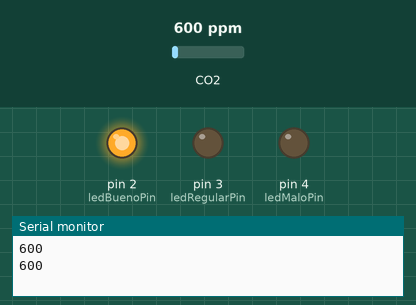
The sketch below on a simulated Arduino Nano, built with avr-gcc and run on an emulated ATmega328P. Shown: output pins drawn as LEDs (lit = HIGH), the last lines printed to the serial monitor. The test bench sets the inputs (shaded band); at power-on: CO2 600 ppm.

Above: at 2.8 s.
2.9 s: CO2 set to 657 ppm
5.6 s: CO2 set to 728 ppm
At 6.6 s:
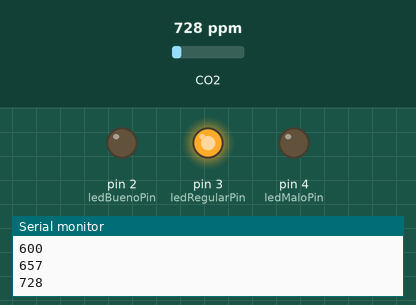
8.3 s: CO2 set to 981 ppm
11.3 s: CO2 set to 1042 ppm
At 13.5 s:
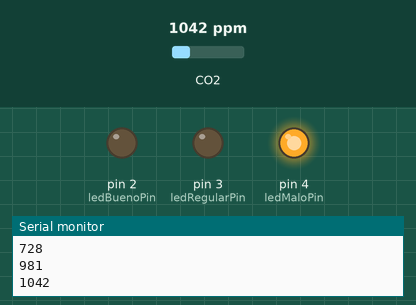
14.0 s: CO2 set to 452 ppm
At 14.5 s:
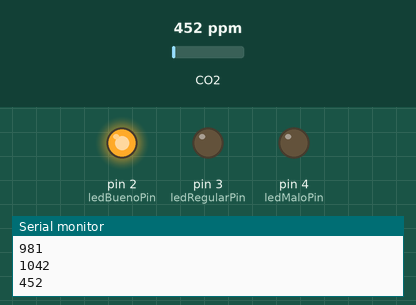
16.7 s: CO2 set to 1050 ppm
At 19.1 s:
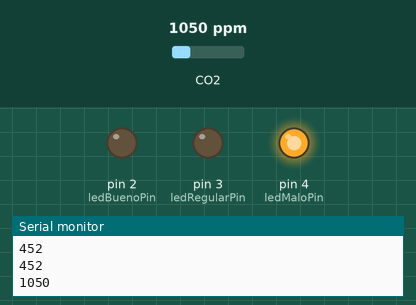
Timing chart, 0 to 20.6 s (numbered marks = the images above; inputs shaded):
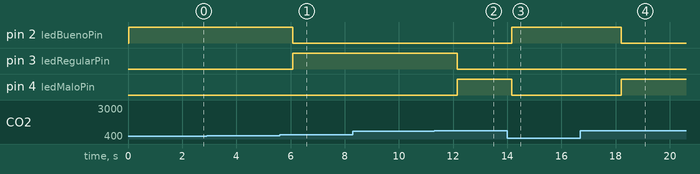

The sketch:

basic_3_led.ino
```cpp
/*
   Medidor CO2 MHZ19C con 3 LEDs (Arduino Nano)

*/

#include <MHZ19.h>
#include <SoftwareSerial.h>

//Configuración sensor MHZ19C
//  Pin RX Arduino conectado al pin TX del MHZ19
const int sensorRXpin = 7;
//  Pin TX Arduino conectado al pin RX del MHZ19
const int sensorTXpin = 6;
//  Objeto para sensor MHZ19
MHZ19 sensorCO2;
//  Puerto Serial de comunicacion con el MHZ19
SoftwareSerial puertoSerial(sensorRXpin, sensorTXpin);
//  Desactivar los mensajes de error al puerto serial del MHZ19
//  Dejarlo habilitado genera errores en cuando se conecta a algunos
//  cargadores USB
#define MHZ19_ERRORS 0

//Configuración de LEDs
//  LED nivel CO2 bueno (Verde)
const int ledBuenoPin = 2;
//  LED nivel CO2 regular (Amarillo)
const int ledRegularPin = 3;
//  LED nivel CO2 malo (Rojo)
const int ledMaloPin = 4;

//Configuración de niveles de CO2 para alertas
//  Nivel máximo para considerarlo bueno
const int maximoBueno = 700;
//    Nivel máximo para considerarlo regular
const int maximoRegular = 1000;
//    Cualquier valor por arriba, es malo

//Estas constantes nos ayudan a hacer mas claro el codigo
#define APAGADO 0
#define BUENO 1
#define REGULAR 2
#define MALO 3

//Definir el periodo de espera entre lecturas del sensor
//  si no, lo haria excesivamente rapido para el sensor (milisegundos)
const int periodoEspera = 2000;


//Encender los LEDs que correspondan al nivel
void mostrarNivel(int level) {
  //Apagar todos los pines
  digitalWrite(ledBuenoPin, LOW);
  digitalWrite(ledRegularPin, LOW);
  digitalWrite(ledMaloPin, LOW);

  switch (level) {
    case BUENO:
      digitalWrite(ledBuenoPin, HIGH);
      break;
    case REGULAR:
      digitalWrite(ledRegularPin, HIGH);
      break;
    case MALO:
      digitalWrite(ledMaloPin, HIGH);
      break;
  }
}


//Inicialización de componentes
void setup() {
  //Inicializar comunicacion a traves del USB con la computadora
  Serial.begin(9600);
  //Inicializar el puerto serial para conectar el sensor
  puertoSerial.begin(9600);

  //Asignar puerto serial al sensor
  sensorCO2.begin(puertoSerial);

  //Activar autocalibración (ver hoja de datos del sensor)
  sensorCO2.autoCalibration();

  //Inicializar pins para los LEDs
  pinMode(ledBuenoPin, OUTPUT);
  pinMode(ledRegularPin, OUTPUT);
  pinMode(ledMaloPin, OUTPUT);

  //Empezar con los LEDs apagados
  mostrarNivel(APAGADO);
}


//Ciclo iterativo
void loop() {

  //Leer el sensor de CO2
  int lecturaCO2 = sensorCO2.getCO2();
  //Mandar la lectura al USB
  Serial.println(lecturaCO2);

  //Determinar el nivel de CO2
  //  Si el nivel leido es cero es que hubo algún error, apagar los LEDs
  int nivelCO2 = APAGADO;
  if (lecturaCO2 <= maximoBueno) {
    nivelCO2 = BUENO;
  }
  else if (lecturaCO2 <= maximoRegular) {
    nivelCO2 = REGULAR;
  }
  else {
    nivelCO2 = MALO;
  }

  //Encender los LEDs que correspondan al nivel
  mostrarNivel(nivelCO2);

  //Esperar un tiempo antes de siguiente lectura
  delay(periodoEspera);
}
```

Measured:
- the behaviour switches between 700 and 701 ppm on CO2 (found by bisection; images 0 and 1)
- the behaviour switches between 1000 and 1001 ppm on CO2 (found by bisection; images 1 and 2)
- after the input at 5.6 s, pin 2 (ledBuenoPin): HIGH → LOW after 0.48 s; pin 3 (ledRegularPin): LOW → HIGH after 0.48 s
- after the input at 11.3 s, pin 3 (ledRegularPin): HIGH → LOW after 0.85 s; pin 4 (ledMaloPin): LOW → HIGH after 0.85 s
- after the input at 14.0 s, pin 2 (ledBuenoPin): LOW → HIGH after 0.17 s; pin 4 (ledMaloPin): HIGH → LOW after 0.17 s
- after the input at 16.7 s, pin 2 (ledBuenoPin): HIGH → LOW after 1.5 s; pin 4 (ledMaloPin): LOW → HIGH after 1.5 s
